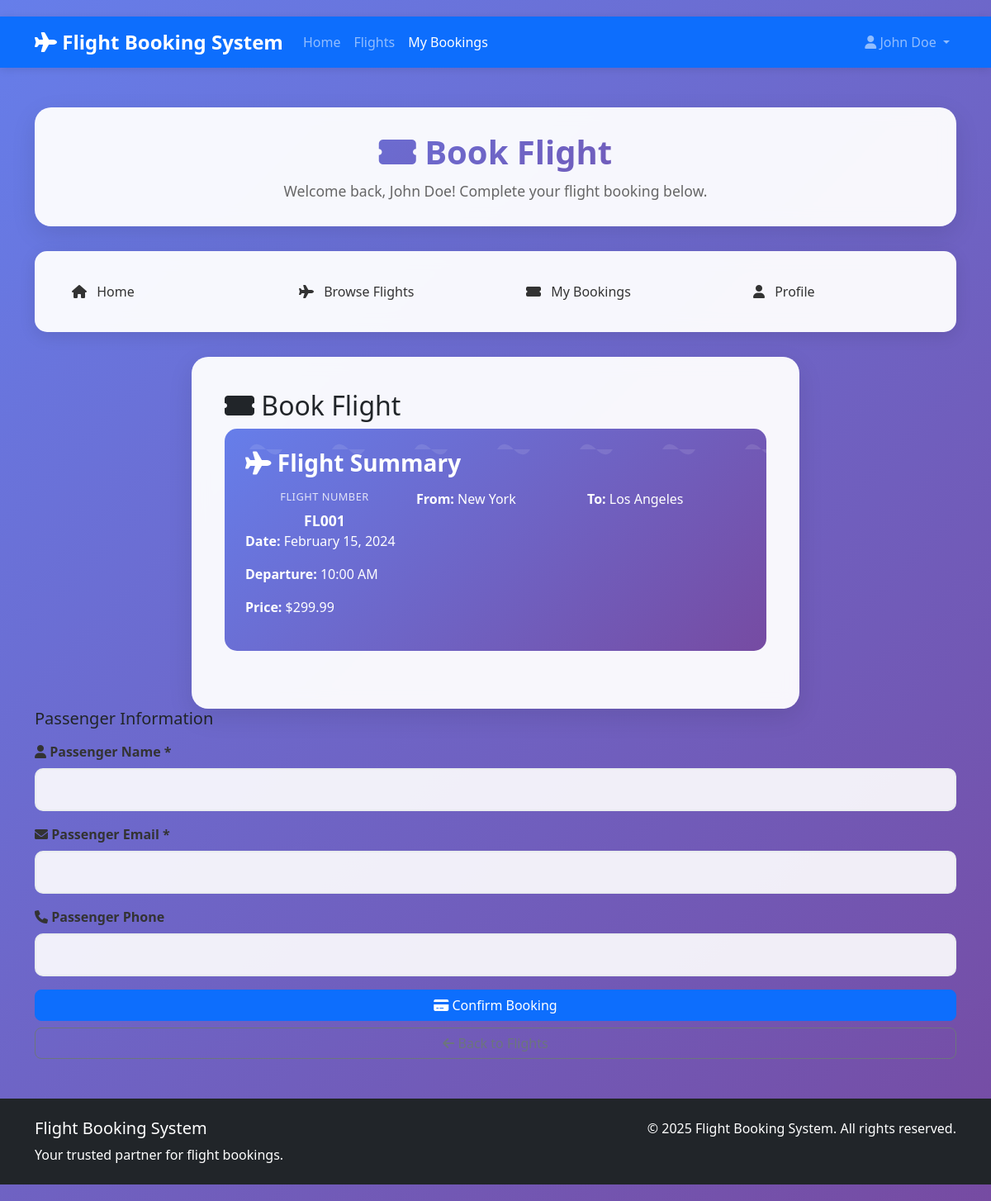
Page /customer/book_flight.php?flight_id=1 (signed in) on the committed database.
### tables this page shows
CREATE TABLE flights (
    id INT AUTO_INCREMENT PRIMARY KEY,
    flight_number VARCHAR(50) NOT NULL UNIQUE,
    from_location VARCHAR(100) NOT NULL,
    to_location VARCHAR(100) NOT NULL,
    departure_date DATE NOT NULL,
    departure_time TIME NOT NULL,
    arrival_time TIME NOT NULL,
    total_seats INT NOT NULL,
    available_seats INT NOT NULL,
    price DECIMAL(10,2) NOT NULL,
    status ENUM('active', 'inactive', 'cancelled') DEFAULT 'active',
    created_at TIMESTAMP DEFAULT CURRENT_TIMESTAMP,
    updated_at TIMESTAMP DEFAULT CURRENT_TIMESTAMP ON UPDATE CURRENT_TIMESTAMP
);

### includes/functions.php (called while the page is built, shortened)
<?php
require_once 'database.php';
function formatDate($date) {
    return date('F j, Y', strtotime($date));
}
function formatTime($time) {
    return date('g:i A', strtotime($time));
}
function formatPrice($price) {
    return '$' . number_format($price, 2);
}
function getFlightById($id) {
    $db = new Database();
    return $db->fetchOne("SELECT * FROM flights WHERE id = ?", [$id]);
}
?>

### includes/database.php (called while the page is built, shortened)
<?php
class Database {
    private $connection;
    public function __construct() {
        try {
            $this->connection = new PDO(
                "mysql:host=" . DB_HOST . ";dbname=" . DB_NAME,
                DB_USER,
                DB_PASS,
                array(PDO::ATTR_ERRMODE => PDO::ERRMODE_EXCEPTION)
            );
        } catch(PDOException $e) {
            die("Connection failed: " . $e->getMessage());
        }
    }
    public function query($sql, $params = []) {
        try {
            $stmt = $this->connection->prepare($sql);
            $stmt->execute($params);
            return $stmt;
        } catch(PDOException $e) {
            die("Query failed: " . $e->getMessage());
        }
    }
    public function fetchOne($sql, $params = []) {
        $stmt = $this->query($sql, $params);
        return $stmt->fetch(PDO::FETCH_ASSOC);
    }
}
?>

### customer/book_flight.php (the view, shortened to what this page needs)
<?php
require_once '../includes/functions.php';
$success = '';
$flight_id = isset($_GET['flight_id']) ? (int)$_GET['flight_id'] : 0;
$flight = getFlightById($flight_id);
?>
<!DOCTYPE html>
<html lang="en">
<head>
    <link href="https://cdn.jsdelivr.net/npm/bootstrap@5.1.3/dist/css/bootstrap.min.css" rel="stylesheet">
    <link href="https://cdnjs.cloudflare.com/ajax/libs/font-awesome/6.0.0/css/all.min.css" rel="stylesheet">
    <link href="../assets/css/style.css" rel="stylesheet">
    <link href="../assets/css/customer.css" rel="stylesheet">
</head>
<body class="customer-dashboard">
    <nav class="navbar navbar-expand-lg navbar-dark bg-primary">
        <div class="container">
            <a class="navbar-brand" href="../index.php">
                <i class="fas fa-plane"></i> <?php echo SITE_NAME; ?>
            </a>
            <div class="collapse navbar-collapse" id="navbarNav">
                <ul class="navbar-nav me-auto">
                    <li class="nav-item">
                        <a class="nav-link" href="../index.php">Home</a>
                    </li>
                    <li class="nav-item">
                        <a class="nav-link" href="../flights.php">Flights</a>
                    </li>
                    <li class="nav-item">
                        <a class="nav-link active" href="bookings.php">My Bookings</a>
                    </li>
                </ul>
                <ul class="navbar-nav">
                    <li class="nav-item dropdown">
                        <a class="nav-link dropdown-toggle" href="#" id="navbarDropdown" role="button" data-bs-toggle="dropdown">
                            <i class="fas fa-user"></i> <?php echo $_SESSION['username']; ?>
                        </a>
                    </li>
                </ul>
            </div>
        </div>
    </nav>
    <div class="container py-5">
        <div class="customer-header">
            <div class="customer-welcome">
                <h1><i class="fas fa-ticket-alt"></i> Book Flight</h1>
                <p>Welcome back, <?php echo htmlspecialchars($_SESSION['username']); ?>! Complete your flight booking below.</p>
            </div>
        </div>
        <div class="customer-nav">
            <div class="row">
                <div class="col-md-3">
                    <a href="../index.php" class="nav-link">
                        <i class="fas fa-home me-2"></i> Home
                    </a>
                </div>
                <div class="col-md-3">
                    <a href="../flights.php" class="nav-link">
                        <i class="fas fa-plane me-2"></i> Browse Flights
                    </a>
                </div>
                <div class="col-md-3">
                    <a href="bookings.php" class="nav-link">
                        <i class="fas fa-ticket-alt me-2"></i> My Bookings
                    </a>
                </div>
                <div class="col-md-3">
                    <a href="profile.php" class="nav-link">
                        <i class="fas fa-user me-2"></i> Profile
                    </a>
                </div>
            </div>
        </div>
        <div class="row justify-content-center">
            <div class="col-lg-8">
                <div class="booking-form">
                    <h2><i class="fas fa-ticket-alt"></i> Book Flight</h2>
                        <?php if ($success): ?>
                            <div class="alert alert-success">
                                <i class="fas fa-check-circle"></i> <?php echo $success; ?>
                                <div class="mt-3">
                                    <a href="bookings.php" class="btn btn-primary">
                                        <i class="fas fa-list"></i> View My Bookings
                                    </a>
                                    <a href="../flights.php" class="btn btn-outline-primary">
                                        <i class="fas fa-plane"></i> Book Another Flight
                                    </a>
                                </div>
                            </div>
                        <?php else: ?>
                            <div class="flight-summary">
                                <h3><i class="fas fa-plane"></i> Flight Summary</h3>
                                <div class="flight-details">
                                    <div class="flight-detail">
                                        <small>Flight Number</small>
                                        <strong><?php echo htmlspecialchars($flight['flight_number']); ?></strong>
                                    </div>
                                            <p><strong>From:</strong> <?php echo htmlspecialchars($flight['from_location']); ?></p>
                                            <p><strong>To:</strong> <?php echo htmlspecialchars($flight['to_location']); ?></p>
                                        </div>
                                        <div class="col-md-6">
                                            <p><strong>Date:</strong> <?php echo formatDate($flight['departure_date']); ?></p>
                                            <p><strong>Departure:</strong> <?php echo formatTime($flight['departure_time']); ?></p>
                                            <p><strong>Price:</strong> <?php echo formatPrice($flight['price']); ?></p>
                                        </div>
                                    </div>
                                </div>
                            </div>
                            <form method="POST" action="">
                                <h5 class="mb-3">Passenger Information</h5>
                                <div class="mb-3">
                                    <label for="passenger_name" class="form-label">
                                        <i class="fas fa-user"></i> Passenger Name *
                                    </label>
                                    <input type="text" class="form-control" id="passenger_name" name="passenger_name"
                                           value="<?php echo isset($_POST['passenger_name']) ? htmlspecialchars($_POST['passenger_name']) : ''; ?>"
                                           required>
                                </div>
                                <div class="mb-3">
                                    <label for="passenger_email" class="form-label">
                                        <i class="fas fa-envelope"></i> Passenger Email *
                                    </label>
                                    <input type="email" class="form-control" id="passenger_email" name="passenger_email"
                                           value="<?php echo isset($_POST['passenger_email']) ? htmlspecialchars($_POST['passenger_email']) : ''; ?>"
                                           required>
                                </div>
                                <div class="mb-3">
                                    <label for="passenger_phone" class="form-label">
                                        <i class="fas fa-phone"></i> Passenger Phone
                                    </label>
                                    <input type="tel" class="form-control" id="passenger_phone" name="passenger_phone"
                                           value="<?php echo isset($_POST['passenger_phone']) ? htmlspecialchars($_POST['passenger_phone']) : ''; ?>">
                                </div>
                                <div class="d-grid gap-2">
                                    <button type="submit" class="btn btn-primary">
                                        <i class="fas fa-credit-card"></i> Confirm Booking
                                    </button>
                                    <a href="../flights.php" class="btn btn-outline-secondary">
                                        <i class="fas fa-arrow-left"></i> Back to Flights
                                    </a>
                                </div>
                            </form>
                        <?php endif; ?>
                    </div>
                </div>
    <footer class="bg-dark text-white py-4">
        <div class="container">
            <div class="row">
                <div class="col-md-6">
                    <h5><?php echo SITE_NAME; ?></h5>
                    <p class="mb-0">Your trusted partner for flight bookings.</p>
                </div>
                <div class="col-md-6 text-md-end">
                    <p class="mb-0">&copy; <?php echo date('Y'); ?> <?php echo SITE_NAME; ?>. All rights reserved.</p>
                </div>
            </div>
        </div>
    </footer>
</body>
</html>

### assets/css/style.css (style rules this page uses)
.btn { border-radius: 8px; font-weight: 500; transition: all 0.3s ease; }
.navbar { box-shadow: 0 2px 10px rgba(0,0,0,0.1); }
.navbar-brand { font-weight: 700; font-size: 1.5rem; }
footer { margin-top: auto; }

### assets/css/customer.css (style rules this page uses)
.customer-dashboard { background: linear-gradient(135deg, #667eea 0%, #764ba2 100%); min-height: 100vh; padding: 20px 0; }
.customer-header { background: rgba(255, 255, 255, 0.95); backdrop-filter: blur(10px); border-radius: 20px; padding: 30px; margin-bottom: 30px; box-shadow: 0 10px 30px rgba(0, 0, 0, 0.1); }
.customer-welcome { text-align: center; color: #333; }
.customer-welcome h1 { font-size: 2.5rem; font-weight: 700; margin-bottom: 10px; background: linear-gradient(135deg, #667eea 0%, #764ba2 100%); -webkit-background-clip: text; -webkit-text-fill-color: transparent; background-clip: text; }
.customer-welcome p { font-size: 1.1rem; color: #666; margin-bottom: 0; }
.customer-nav { background: rgba(255, 255, 255, 0.95); backdrop-filter: blur(10px); border-radius: 15px; padding: 20px; margin-bottom: 30px; box-shadow: 0 5px 20px rgba(0, 0, 0, 0.1); }
.customer-nav .nav-link { color: #333; font-weight: 500; padding: 12px 20px; border-radius: 10px; transition: all 0.3s ease; margin: 5px; }
.form-label { font-weight: 600; color: #333; margin-bottom: 8px; }
.form-control { border: 2px solid #e9ecef; border-radius: 10px; padding: 12px 15px; transition: all 0.3s ease; background: rgba(255, 255, 255, 0.9); }
.booking-form { background: rgba(255, 255, 255, 0.95); backdrop-filter: blur(10px); border-radius: 20px; padding: 40px; box-shadow: 0 10px 30px rgba(0, 0, 0, 0.1); }
.flight-summary { background: linear-gradient(135deg, #667eea 0%, #764ba2 100%); color: white; border-radius: 15px; padding: 25px; margin-bottom: 30px; position: relative; overflow: hidden; }
.flight-summary::before { content: ''; position: absolute; top: 0; left: 0; right: 0; bottom: 0; background-size: 100px 50px; background-repeat: repeat-x; }
.flight-summary h3 { margin-bottom: 15px; font-weight: 700; }
.flight-details { display: grid; grid-template-columns: repeat(auto-fit, minmax(150px, 1fr)); gap: 15px; }
.flight-detail { text-align: center; }
.flight-detail small { display: block; opacity: 0.8; font-size: 0.8rem; text-transform: uppercase; letter-spacing: 0.5px; margin-bottom: 5px; }
.flight-detail strong { font-size: 1.1rem; }

### rows in the picture
flights: flight_number "FL001", from_location "New York", to_location "Los Angeles", departure_date "February 15, 2024", departure_time "10:00 AM", price "$299.99"

### other values in the picture
SITE_NAME "Flight Booking System"
$_SESSION['username'] "John Doe"
